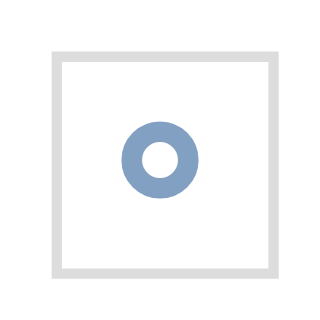

Specify this chart in Vega-Lite:
### Vega specification from a JSON file in a GitHub repository (floating-point values rounded to 4 significant figures)
{"$schema": "https://vega.github.io/schema/vega/v3.0.json", "autosize": "pad", "padding": 5, "style": "cell", "data": [{"name": "source_0", "values": [{}], "format": {"type": "json"}}], "signals": [{"name": "width", "update": "21"}, {"name": "height", "update": "21"}], "marks": [{"name": "marks", "type": "symbol", "style": ["point"], "from": {"data": "source_0"}, "encode": {"update": {"x": {"signal": "width", "mult": 0.5}, "y": {"signal": "height", "mult": 0.5}, "stroke": {"value": "#4c78a8"}, "fill": {"value": "transparent"}, "opacity": {"value": 0.7}}}}], "config": {"axisY": {"minExtent": 30}}}
